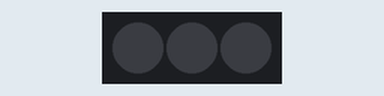
A sketch run on a simulated ATtiny85, built with avr-gcc and run on an emulated ATtiny85. Shown: 3 RGB LEDs in strip order, left to right. Dim RGB values are drawn brighter than linear; random numbers use the default seed unless the sketch sets one.

Above: at 0.15 s.
At 8.0 s:
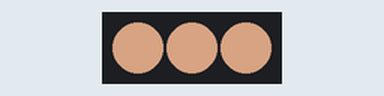
Timing chart, 0 to 9.5 s (numbered marks = the images above):
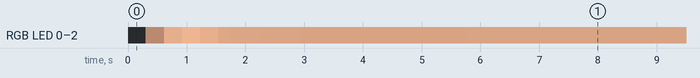

Measured:
- by itself, RGB LED 0–2: off → RGB(71, 53, 43) at 0.31 s, → RGB(174, 132, 106) 0.31 s later, → RGB(203, 154, 123) 0.31 s later, → RGB(178, 135, 108) 0.31 s later, … (16 changes in this stretch)

The sketch:

lantern.ino
```cpp
#include <Adafruit_NeoPixel.h>
#include <avr/power.h>
/* LED info */
const int
    NUMPIXELS = 3,
/* chip IO */
    PIXEL_PIN = 1,
/* modes */
    STEADY = 0,
    FLARE = 1,
    GUTTER = 2,
    TICK_RATE = 10,
    LOW_B = 27,
    LOWISH_B = 36,
    MID_B = 75,
    HIGH_B = 200,
    MAX_B = 225;

/* time */
const long
    RUNTIME = 14400000,   // 4 hour time
    EXPIRE = millis() + RUNTIME;    // permanently gutter out at this time

long
    startTime = 0,                  // start
    prevTime = 0,                   // last clock tick()
    currentModeExpiry = 0;          // time remaining in current mode

/* instantiate Pixel object */
Adafruit_NeoPixel pixels = Adafruit_NeoPixel(NUMPIXELS, PIXEL_PIN, NEO_GRB + NEO_KHZ800);

/* operation mode*/
int mode = 0,
    pulseDuration = 0,              // time remaining in current doIlluminate() action
    targetBrightness = 0,
    currentBrightness = 0,
    gutterPct = 0,
    flarePct = 6,
    steadyPct = 100 - gutterPct - flarePct;

uint32_t getColorAndBrightnessFromRed(int red) {
    int green, blue;
    red = red % MAX_B;
    switch(mode) {
        case FLARE:
            green = red * .75;
            blue = red * .75;
            break;
        case GUTTER:
            blue = red * .5;
            green = blue * .4;
            red = blue * .45;
            break;
        default:
            green = red * .76;
            blue = red * .61;
            break;
    }
    return pixels.Color(red, green, blue);
}

void applyLighting(uint32_t targetColor) {
    int i;
    for(i=0; i < NUMPIXELS; i++) {
        pixels.setPixelColor(i, targetColor);
    }
    pixels.show();
}

int getNewKeyBrightness() {
    int newBrightness;
    switch(mode) {
        case FLARE:
            newBrightness = random(MID_B, MAX_B);
            break;
        case GUTTER:
            newBrightness = random(LOW_B, LOWISH_B);
            break;
        default:
            newBrightness = random(HIGH_B, MAX_B);
            break;
    }
    return newBrightness;
}

void setModeRatios(){
    long remainingLife = RUNTIME - (millis() - startTime);
    if (remainingLife < (RUNTIME/16)) {
        flarePct = 0;
        gutterPct = 100;
        steadyPct = 0;
    }
    else if(remainingLife < (RUNTIME/8)) {
        flarePct = 5;
        gutterPct = 25;
        steadyPct = 100 - flarePct - gutterPct;
    }
    else if(remainingLife < (RUNTIME/4)) {
        flarePct = 3;
        gutterPct = 7;
        steadyPct = 100 - flarePct - gutterPct;
    }
}

// return a code for a new mode
int getNewMode() {
    int newMode = 0;
    int diceRoll = random(0, 100);
    if (diceRoll < steadyPct) {
        newMode = STEADY;
    }
    else if (diceRoll < flarePct) {
        newMode = FLARE;
    }
    else {
        newMode = GUTTER;
    }
    return newMode;
}

// figure out how long to stay in this mode
long getModeDuration() {
    long duration = 0;
    switch(mode) {
        case FLARE:
            duration = random(500, 2000);
            break;
        case GUTTER:
            duration = random(2000, 5000);
            break;
        default:
            duration = random(18000, 30000);
            break;
    }
    return duration;
}

long getPulseDuration() {
    int pulse;
    switch(mode) {
        case FLARE:
            pulse = random(3, 6);
            break;
        case GUTTER:
            pulse = random(11, 15);
            break;
        default:
            pulse = random(45, 65);
            break;
    }
    return pulse;
}

void doIlluminate() {
    int delta = ((currentBrightness - targetBrightness) / pulseDuration) + 1,
        newRed = (currentBrightness - delta) % MAX_B;
    if (newRed <= 0 || newRed >= MAX_B || newRed == currentBrightness) {
        pulseDuration = 0;
        return;
    }
    else {
        currentBrightness = newRed;
        applyLighting(getColorAndBrightnessFromRed(newRed));
    }
}

void setup() {
    randomSeed(analogRead(0));
#if defined (__AVR_ATtiny85__)
    if (F_CPU == 16000000) clock_prescale_set(clock_div_1);
#endif
    // init neopixel library
    pixels.begin();
    startTime = millis();
}

void loop() {
    long currentTime = millis();
    if (currentTime - prevTime > TICK_RATE) {
        prevTime = currentTime;
        if (currentModeExpiry <= currentTime) {
            setModeRatios();
            mode = getNewMode();
            currentModeExpiry = getModeDuration() + currentTime;
            pulseDuration = 0;
        }
        if (pulseDuration <= 0 || targetBrightness == currentBrightness) {
            pulseDuration = getPulseDuration();
            targetBrightness = getNewKeyBrightness();
        }
        doIlluminate();
        pulseDuration--;
    }
}
```
